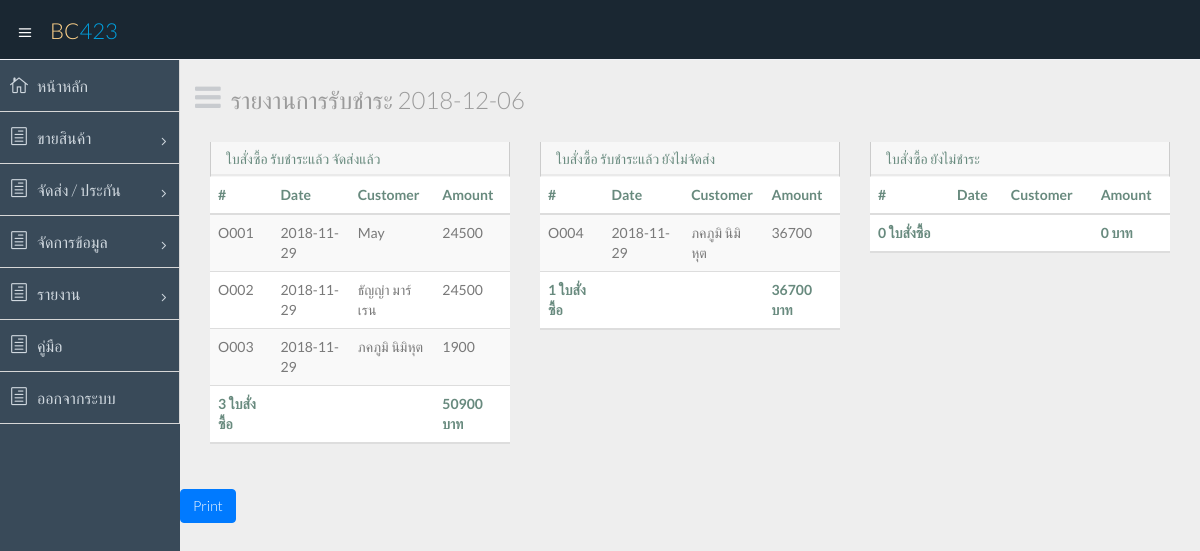
Page /report_payment_1.php on the earlier database version.
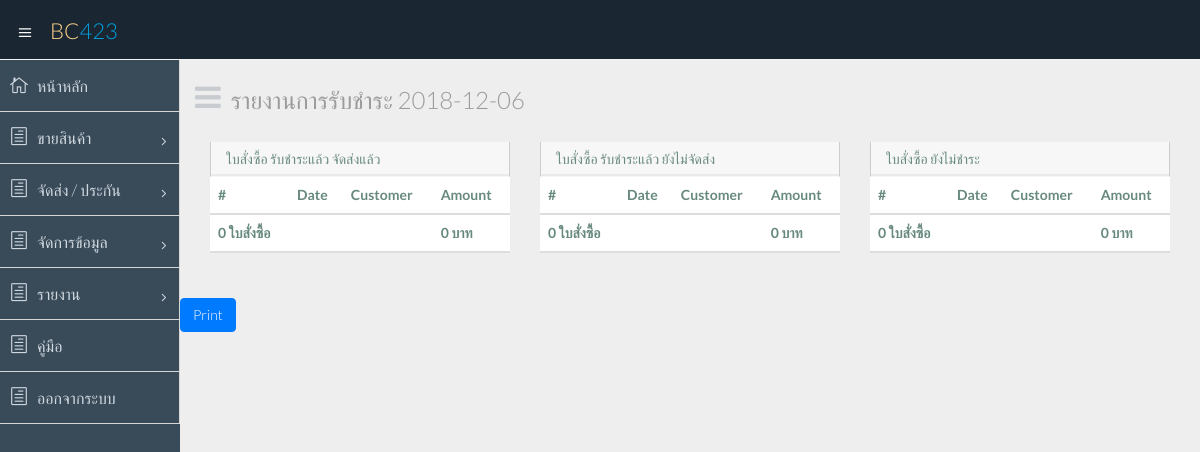
Same page on the later database version.
### tables this page shows
CREATE TABLE `orders` (
  `orders_id` varchar(5) NOT NULL,
  `orders_date` date NOT NULL,
  `orders_pay` date DEFAULT NULL,
  `orders_ship` date DEFAULT NULL,
  `orders_track` varchar(20) DEFAULT NULL,
  `orders_amount` int(11) NOT NULL,
  `orders_status` int(11) NOT NULL,
  `staff_id` varchar(5) NOT NULL,
  `cus_id` varchar(5) NOT NULL,
  `partner_id` varchar(5) DEFAULT NULL
);

CREATE TABLE `customer` (
  `cus_id` varchar(5) NOT NULL,
  `cus_name` varchar(100) NOT NULL,
  `cus_addr` varchar(500) NOT NULL,
  `cus_tel` varchar(10) NOT NULL,
  `cus_reg` date NOT NULL
);

### report_payment_1.php (the view, shortened to what this page needs)
<?php
require 'header.php';
$conn = new mysqli("localhost", "root", "", "proj-warranty");
$conn->set_charset("utf8");
?>
    <section id="main-content">
      <section id="printableArea" class="wrapper">
        <div class="row">
          <div class="col-lg-12">
            <h3 class="page-header"><i class="fa fa fa-bars"></i> รายงานการรับชำระ <?php echo date("Y-m-d");?></h3>
          </div>
        </div>
          <div class="col-sm-4">
            <section class="panel">
			  <header class="panel-heading">
			    ใบสั่งซื้อ รับชำระแล้ว จัดส่งแล้ว
              </header>
              <table class="table table-striped">
                <thead>
                  <tr>
                    <th>#</th>
					<th>Date</th>
                    <th>Customer</th>
                    <th>Amount</th>
                  </tr>
                </thead>
                <tbody>
<?php
$sql = "SELECT * FROM orders JOIN customer ON orders.cus_id = customer.cus_id WHERE orders_status='2' ORDER BY orders_pay DESC";
$result = $conn->query($sql);
while($row = $result->fetch_assoc()) {
	echo "<tr><td>".$row["orders_id"]."</td><td>".$row["orders_date"]."</td><td>".$row["cus_name"]."</td><td>".$row["orders_amount"]."</td></tr>\n";
}
$sql = "SELECT COUNT(*) FROM orders JOIN customer ON orders.cus_id = customer.cus_id WHERE orders_status='2' ORDER BY orders_pay DESC";
$result = $conn->query($sql);
while($row = $result->fetch_assoc()) {
	$count = $row["COUNT(*)"];
}
$sql = "SELECT SUM(orders_amount) FROM orders JOIN customer ON orders.cus_id = customer.cus_id WHERE orders_status='2' ORDER BY orders_pay DESC";
$result = $conn->query($sql);
while($row = $result->fetch_assoc()) {
	$sum = $row["SUM(orders_amount)"];
}
if ($sum == '') {
	$sum = 0;
}
?>
                </tbody>
                <thead>
                  <tr>
                    <th><?php echo $count;?> ใบสั่งซื้อ</th>
					<th></th>
					<th></th>
					<th><?php echo $sum;?> บาท</th>
                  </tr>
                </thead>
              </table>
            </section>
          </div>
          <div class="col-sm-4">
            <section class="panel">
			  <header class="panel-heading">
			    ใบสั่งซื้อ รับชำระแล้ว ยังไม่จัดส่ง
              </header>
              <table class="table table-striped">
                <thead>
                  <tr>
                    <th>#</th>
					<th>Date</th>
                    <th>Customer</th>
                    <th>Amount</th>
                  </tr>
                </thead>
                <tbody>
<?php
$sql = "SELECT * FROM orders JOIN customer ON orders.cus_id = customer.cus_id WHERE orders_status='1' ORDER BY orders_pay DESC";
$result = $conn->query($sql);
while($row = $result->fetch_assoc()) {
	echo "<tr><td>".$row["orders_id"]."</td><td>".$row["orders_date"]."</td><td>".$row["cus_name"]."</td><td>".$row["orders_amount"]."</td></tr>\n";
}
$sql = "SELECT COUNT(*) FROM orders JOIN customer ON orders.cus_id = customer.cus_id WHERE orders_status='1' ORDER BY orders_pay DESC";
$result = $conn->query($sql);
while($row = $result->fetch_assoc()) {
	$count = $row["COUNT(*)"];
}
$sql = "SELECT SUM(orders_amount) FROM orders JOIN customer ON orders.cus_id = customer.cus_id WHERE orders_status='1' ORDER BY orders_pay DESC";
$result = $conn->query($sql);
while($row = $result->fetch_assoc()) {
	$sum = $row["SUM(orders_amount)"];
}
if ($sum == '') {
	$sum = 0;
}
?>
                </tbody>
                <thead>
                  <tr>
                    <th><?php echo $count;?> ใบสั่งซื้อ</th>
					<th></th>
					<th></th>
					<th><?php echo $sum;?> บาท</th>
                  </tr>
                </thead>
              </table>
            </section>
          </div>
          <div class="col-sm-4">
            <section class="panel">
			  <header class="panel-heading">
			    ใบสั่งซื้อ ยังไม่ชำระ
              </header>
              <table class="table table-striped">
                <thead>
                  <tr>
                    <th>#</th>
					<th>Date</th>
                    <th>Customer</th>
                    <th>Amount</th>
                  </tr>
                </thead>
<?php
$sql = "SELECT COUNT(*) FROM orders JOIN customer ON orders.cus_id = customer.cus_id WHERE orders_status='0' ORDER BY orders_pay DESC";
$result = $conn->query($sql);
while($row = $result->fetch_assoc()) {
	$count = $row["COUNT(*)"];
}
$sql = "SELECT SUM(orders_amount) FROM orders JOIN customer ON orders.cus_id = customer.cus_id WHERE orders_status='0' ORDER BY orders_pay DESC";
$result = $conn->query($sql);
while($row = $result->fetch_assoc()) {
	$sum = $row["SUM(orders_amount)"];
}
if ($sum == '') {
	$sum = 0;
}
?>
                <thead>
                  <tr>
                    <th><?php echo $count;?> ใบสั่งซื้อ</th>
					<th></th>
					<th></th>
					<th><?php echo $sum;?> บาท</th>
                  </tr>
                </thead>
              </table>
            </section>
          </div>
      </section>
	  <button type="button" class="btn btn-primary" onclick="printDiv('printableArea')">Print</button>
    </section>
  </section>
<?php
require 'footer.php';
?>

### header.php (shortened to what this page needs)
<!DOCTYPE html>
<html lang="en">
<head>
  <link href="css/bootstrap.min.css" rel="stylesheet">
  <link href="css/bootstrap-theme.css" rel="stylesheet">
  <link href="css/elegant-icons-style.css" rel="stylesheet" />
  <link href="css/font-awesome.min.css" rel="stylesheet" />
  <link href="css/daterangepicker.css" rel="stylesheet" />
  <link href="css/bootstrap-datepicker.css" rel="stylesheet" />
  <link href="css/bootstrap-colorpicker.css" rel="stylesheet" />
  <link href="css/style.css" rel="stylesheet">
  <link href="css/style-responsive.css" rel="stylesheet" />
</head>
<body>
  <section id="container" class="">
    <header class="header dark-bg">
      <div class="toggle-nav">
        <div class="icon-reorder tooltips" data-original-title="Toggle Navigation" data-placement="bottom"><i class="icon_menu"></i></div>
      </div>
      <a href="index.html" class="logo">BC<span class="lite">423</span></a>
    </header>
    <aside>
      <div id="sidebar" class="nav-collapse ">
        <ul class="sidebar-menu">
          <li class="">
            <a class="" href="home.php">
                          <i class="icon_house_alt"></i>
                          <span>หน้าหลัก</span>
                      </a>
		  </li>
          <li class="sub-menu ">
            <a href="javascript:;" class="">
                          <i class="icon_document_alt"></i>
                          <span>ขายสินค้า</span>
                          <span class="menu-arrow arrow_carrot-right"></span>
                      </a>
          </li>
          <li class="sub-menu">
            <a href="javascript:;" class="">
                          <i class="icon_document_alt"></i>
                          <span>จัดส่ง / ประกัน</span>
                          <span class="menu-arrow arrow_carrot-right"></span>
                      </a>
          </li>
          <li class="sub-menu">
            <a href="javascript:;" class="">
                          <i class="icon_document_alt"></i>
                          <span>จัดการข้อมูล</span>
                          <span class="menu-arrow arrow_carrot-right"></span>
                      </a>
          </li>
          <li class="sub-menu">
            <a href="javascript:;" class="">
                          <i class="icon_document_alt"></i>
                          <span>รายงาน</span>
                          <span class="menu-arrow arrow_carrot-right"></span>
                      </a>
          </li>
          <li class="">
            <a class="" href="https://drive.google.com/open?id=1FV5iZ1j1LSIMg4VmlSL1b8RuXcXKrRXg" target="_blank">
                          <i class="icon_document_alt"></i>
                          <span>คู่มือ</span>
                      </a>
		  </li>
          <li class="">
            <a class="" href="index.php">
                          <i class="icon_document_alt"></i>
                          <span>ออกจากระบบ</span>
                      </a>
		  </li>
        </ul>
      </div>
    </aside>

### footer.php (shortened to what this page needs)
</body>
</html>

Differences in the rows shown:
removed orders: orders_id "O001", orders_date "2018-11-29", cus.cus_name "May", orders_amount "24500", shown under "รายงานการรับชำระ 2018-12-06"
removed orders: orders_id "O002", orders_date "2018-11-29", cus.cus_name "ธัญญ่า มาร์เรน", orders_amount "24500", shown under "รายงานการรับชำระ 2018-12-06"
removed orders: orders_id "O003", orders_date "2018-11-29", cus.cus_name "ภคภูมิ นิมิหุต", orders_amount "1900", shown under "รายงานการรับชำระ 2018-12-06"
removed orders: orders_id "O004", orders_date "2018-11-29", cus.cus_name "ภคภูมิ นิมิหุต", orders_amount "36700"
Other differences:
$count: "3" → "0"
$sum: "50900" → "0"
$count: "1" → "0"
$sum: "36700" → "0"
